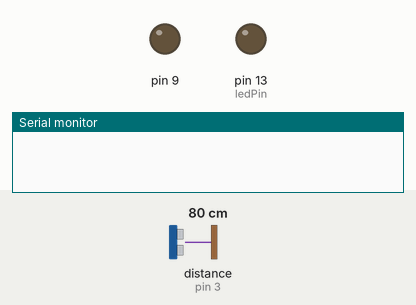
Bench run of a sketch on a simulated Arduino Uno, built with avr-gcc and run on an emulated ATmega328P. Shown: output pins drawn as LEDs (lit = HIGH), the last lines printed to the serial monitor. Inputs (shaded band) come from the test bench; at power-on: distance to the obstacle (sensor on pin 3) 80 cm. The echo pulse lasts 58.3 µs per cm; no radio packets arrive unless stated; pins used as bus, display or sensor lines are not drawn.

Above: at 4.0 s.
At 8.03 s:
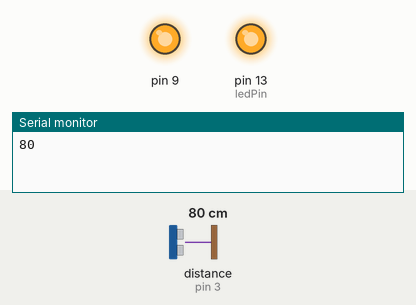
Timing chart, 0 to 9.3 s (numbered marks = the images above):
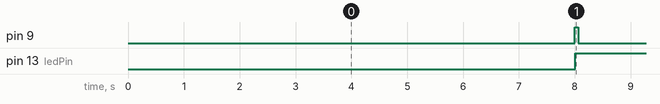

The sketch:

transmitter_final.ino
```cpp
#include "LowPower.h"
#include "VirtualWire.h"
int trig=4,echo=3,i=0,tx=12,ledPin=13;
long duration,distance;
byte hb,lb;
void setup() {
  pinMode(trig,OUTPUT);
  pinMode(echo,INPUT);
  pinMode(ledPin,OUTPUT);
  pinMode(9,OUTPUT);
  Serial.begin(9600);
  vw_set_tx_pin(tx);
  vw_setup(2000);
  digitalWrite(ledPin,LOW);
}

void loop() {
  arduino_sleep();
  digitalWrite(9,HIGH);
  getdistance();
  sendmessage();
  digitalWrite(9,LOW);
}
void arduino_sleep()
{
  //for(i=0;i<15;i++)
  LowPower.powerDown(SLEEP_8S,ADC_OFF,BOD_ON);
}
void getdistance()
{
  digitalWrite(trig,LOW);
  delayMicroseconds(2);
  digitalWrite(trig,HIGH);
  delayMicroseconds(10);
  digitalWrite(trig,LOW);
  duration=pulseIn(echo,HIGH);
  distance=(duration/2)/29.1;
  Serial.println(distance);}
void sendmessage()
{
  char msgtosend[2];
  hb=distance>>8;
  lb=distance&0xFF;
  msgtosend[0]=hb;
  msgtosend[1]=lb;
  digitalWrite(ledPin,HIGH);
  vw_send((uint8_t *)msgtosend,2);
  vw_wait_tx();
  digitalWrite(ledPin,HIGH);
}
```

Measured:
- by itself, pin 9: alternates HIGH for 0.07 s and LOW for 8.0 s
- by itself, pin 13 (ledPin): LOW → HIGH at 8.0 s
